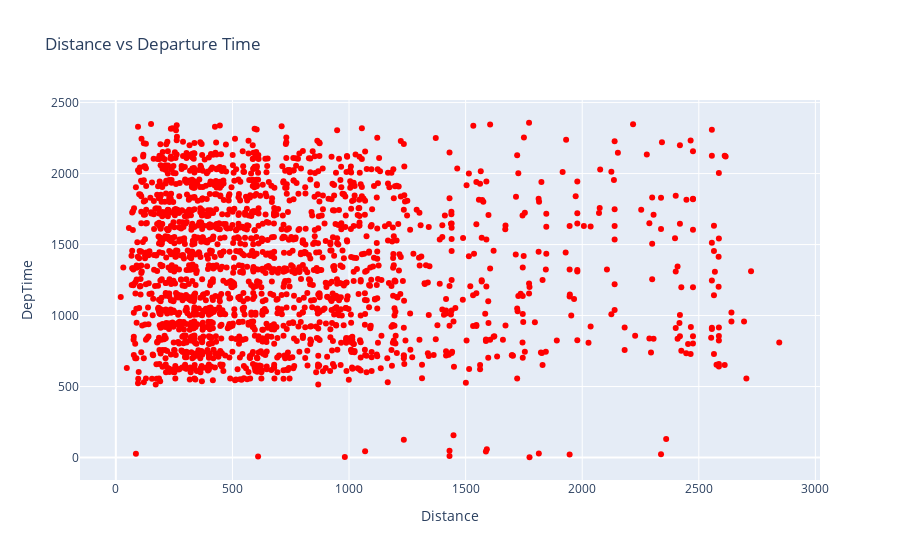

Notebook source saved alongside this figure:
### Markdown cell above
## 1. Scatter Plot

### Code cell
# First we create a figure using go.Figure and adding trace to it through go.scatter

fig = go.Figure(data=go.Scatter(x=data['Distance'], y=data['DepTime'], mode='markers', marker=dict(color='red')))

# Updating layout through `update_layout`. Here we are adding title to the plot and providing title to x and y axis.

fig.update_layout(title='Distance vs Departure Time', xaxis_title='Distance', yaxis_title='DepTime')

# Display the figure
fig.show()

### Figure 1 — Plotly figure (JSON) as saved in the notebook; plotly's stock layout.template omitted (floating-point values rounded to 4 significant figures; data arrays with more than 128 entries replaced by an {"elided": "..."} marker saying what was removed)
{"data": [{"marker": {"color": "red"}, "mode": "markers", "type": "scatter", "x": {"elided": "2000 int values"}, "y": {"elided": "2000 int values"}}], "layout": {"title": {"text": "Distance vs Departure Time"}, "xaxis": {"title": {"text": "Distance"}}, "yaxis": {"title": {"text": "DepTime"}}}}
